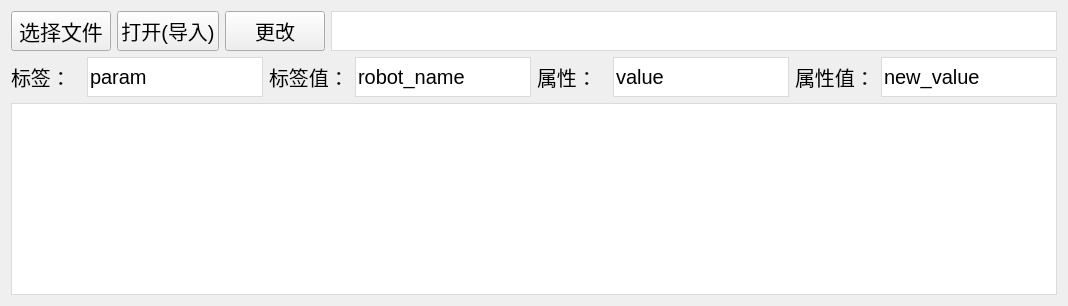
         <widget class="QWidget" name="tab_10">
          <attribute name="title">
           <string>launch文件助手</string>
          </attribute>
          <layout class="QGridLayout" name="gridLayout_16">
           <item row="0" column="0" colspan="4">
            <layout class="QHBoxLayout" name="horizontalLayout_20">
             <item>
              <layout class="QHBoxLayout" name="horizontalLayout_19">
               <item>
                <widget class="QPushButton" name="ptb_openFile">
                 <property name="minimumSize">
                  <size>
                   <width>100</width>
                   <height>40</height>
                  </size>
                 </property>
                 <property name="font">
                  <font>
                   <pointsize>16</pointsize>
                  </font>
                 </property>
                 <property name="text">
                  <string>选择文件</string>
                 </property>
                </widget>
               </item>
               <item>
                <widget class="QPushButton" name="ptb_openFile2">
                 <property name="minimumSize">
                  <size>
                   <width>100</width>
                   <height>40</height>
                  </size>
                 </property>
                 <property name="font">
                  <font>
                   <pointsize>15</pointsize>
                  </font>
                 </property>
                 <property name="text">
                  <string>打开(导入)</string>
                 </property>
                </widget>
               </item>
              </layout>
             </item>
             <item>
              <widget class="QPushButton" name="ptb_changeXML">
               <property name="minimumSize">
                <size>
                 <width>100</width>
                 <height>40</height>
                </size>
               </property>
               <property name="font">
                <font>
                 <pointsize>15</pointsize>
                </font>
               </property>
               <property name="text">
                <string>更改</string>
               </property>
              </widget>
             </item>
             <item>
              <widget class="QLineEdit" name="lineEdit_filePath">
               <property name="minimumSize">
                <size>
                 <width>0</width>
                 <height>40</height>
                </size>
               </property>
               <property name="font">
                <font>
                 <pointsize>13</pointsize>
                </font>
               </property>
               <property name="styleSheet">
                <string notr="true">border-style:solid;
border-width:1px;
border-color:#DBDBDB;</string>
               </property>
              </widget>
             </item>
            </layout>
           </item>
           <item row="1" column="0">
            <layout class="QHBoxLayout" name="horizontalLayout_28">
             <item>
              <widget class="QLabel" name="label_17">
               <property name="minimumSize">
                <size>
                 <width>70</width>
                 <height>40</height>
                </size>
               </property>
               <property name="font">
                <font>
                 <pointsize>15</pointsize>
                </font>
               </property>
               <property name="text">
                <string>标签：</string>
               </property>
              </widget>
             </item>
             <item>
              <widget class="QLineEdit" name="lineEdit_tagName">
               <property name="minimumSize">
                <size>
                 <width>0</width>
                 <height>40</height>
                </size>
               </property>
               <property name="font">
                <font>
                 <pointsize>15</pointsize>
                </font>
               </property>
               <property name="autoFillBackground">
                <bool>false</bool>
               </property>
               <property name="styleSheet">
                <string notr="true">border-style:solid;
border-width:1px;
border-color:#DBDBDB;</string>
               </property>
               <property name="text">
                <string>param</string>
               </property>
              </widget>
             </item>
            </layout>
           </item>
           <item row="1" column="1">
            <layout class="QHBoxLayout" name="horizontalLayout_29">
             <item>
              <widget class="QLabel" name="label_18">
               <property name="minimumSize">
                <size>
                 <width>70</width>
                 <height>40</height>
                </size>
               </property>
               <property name="font">
                <font>
                 <pointsize>15</pointsize>
                </font>
               </property>
               <property name="text">
                <string>标签值：</string>
               </property>
              </widget>
             </item>
             <item>
              <widget class="QLineEdit" name="lineEdit_tagNameValue">
               <property name="minimumSize">
                <size>
                 <width>0</width>
                 <height>40</height>
                </size>
               </property>
               <property name="font">
                <font>
                 <pointsize>15</pointsize>
                </font>
               </property>
               <property name="styleSheet">
                <string notr="true">border-style:solid;
border-width:1px;
border-color:#DBDBDB;</string>
               </property>
               <property name="text">
                <string>robot_name</string>
               </property>
              </widget>
             </item>
            </layout>
           </item>
           <item row="1" column="2">
            <layout class="QHBoxLayout" name="horizontalLayout_30">
             <item>
              <widget class="QLabel" name="label_19">
               <property name="minimumSize">
                <size>
                 <width>70</width>
                 <height>40</height>
                </size>
               </property>
               <property name="font">
                <font>
                 <pointsize>15</pointsize>
                </font>
               </property>
               <property name="text">
                <string>属性：</string>
               </property>
              </widget>
             </item>
             <item>
              <widget class="QLineEdit" name="lineEdit_attributeName">
               <property name="minimumSize">
                <size>
                 <width>0</width>
                 <height>40</height>
                </size>
               </property>
               <property name="font">
                <font>
                 <pointsize>15</pointsize>
                </font>
               </property>
               <property name="styleSheet">
                <string notr="true">border-style:solid;
border-width:1px;
border-color:#DBDBDB;</string>
               </property>
               <property name="text">
                <string>value</string>
               </property>
              </widget>
             </item>
            </layout>
           </item>
           <item row="1" column="3">
            <layout class="QHBoxLayout" name="horizontalLayout_31">
             <item>
              <widget class="QLabel" name="label_20">
               <property name="minimumSize">
                <size>
                 <width>70</width>
                 <height>40</height>
                </size>
               </property>
               <property name="font">
                <font>
                 <pointsize>15</pointsize>
                </font>
               </property>
               <property name="text">
                <string>属性值：</string>
               </property>
              </widget>
             </item>
             <item>
              <widget class="QLineEdit" name="lineEdit_attributeNameValue">
               <property name="minimumSize">
                <size>
                 <width>0</width>
                 <height>40</height>
                </size>
               </property>
               <property name="font">
                <font>
                 <pointsize>15</pointsize>
                </font>
               </property>
               <property name="styleSheet">
                <string notr="true">border-style:solid;
border-width:1px;
border-color:#DBDBDB;</string>
               </property>
               <property name="text">
                <string>new_value</string>
               </property>
              </widget>
             </item>
            </layout>
           </item>
           <item row="2" column="0" colspan="4">
            <widget class="QTextEdit" name="textEdit_fileContent">
             <property name="styleSheet">
              <string notr="true">border-style:solid;
border-width:1px;
border-color:#DBDBDB;</string>
             </property>
            </widget>
           </item>
          </layout>
         </widget>
